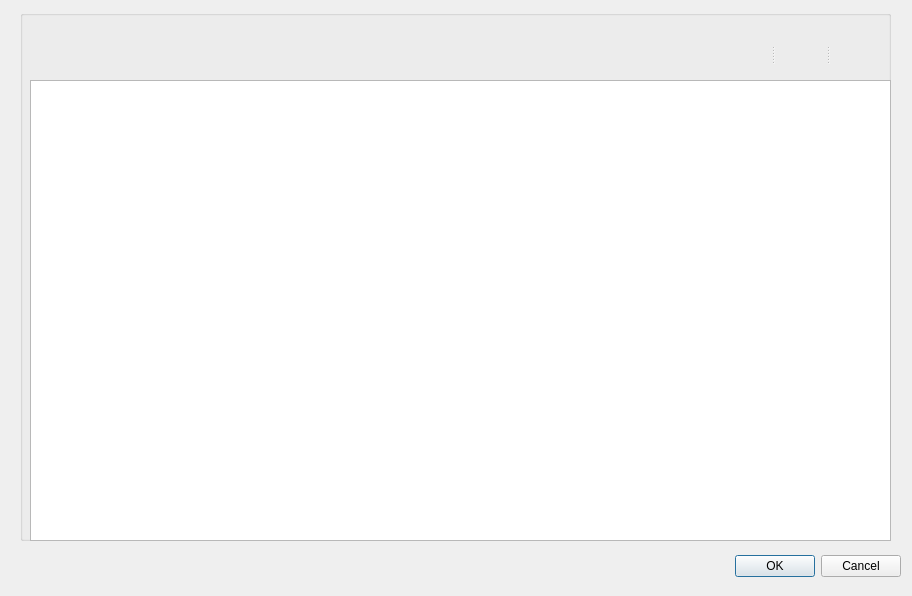
<?xml version="1.0" encoding="UTF-8"?>
<ui version="4.0">
 <class>Dialog</class>
 <widget class="QDialog" name="Dialog">
  <property name="geometry">
   <rect>
    <x>0</x>
    <y>0</y>
    <width>912</width>
    <height>596</height>
   </rect>
  </property>
  <property name="windowTitle">
   <string>Dialog</string>
  </property>
  <property name="autoFillBackground">
   <bool>false</bool>
  </property>
  <property name="styleSheet">
   <string notr="true">background-image: url(:/new/prefix1/resources/background6.jpg);</string>
  </property>
  <widget class="QDialogButtonBox" name="buttonBox">
   <property name="geometry">
    <rect>
     <x>560</x>
     <y>550</y>
     <width>341</width>
     <height>32</height>
    </rect>
   </property>
   <property name="orientation">
    <enum>Qt::Horizontal</enum>
   </property>
   <property name="standardButtons">
    <set>QDialogButtonBox::Cancel|QDialogButtonBox::Ok</set>
   </property>
  </widget>
  <widget class="QGroupBox" name="groupBox">
   <property name="geometry">
    <rect>
     <x>20</x>
     <y>10</y>
     <width>871</width>
     <height>531</height>
    </rect>
   </property>
   <property name="title">
    <string/>
   </property>
   <widget class="QTableWidget" name="tableWidget_view">
    <property name="geometry">
     <rect>
      <x>10</x>
      <y>70</y>
      <width>861</width>
      <height>461</height>
     </rect>
    </property>
   </widget>
   <widget class="QPushButton" name="pushButton_delete">
    <property name="geometry">
     <rect>
      <x>10</x>
      <y>30</y>
      <width>51</width>
      <height>27</height>
     </rect>
    </property>
    <property name="focusPolicy">
     <enum>Qt::NoFocus</enum>
    </property>
    <property name="autoFillBackground">
     <bool>false</bool>
    </property>
    <property name="text">
     <string/>
    </property>
    <property name="icon">
     <iconset resource="rs.qrc">
      <normaloff>:/new/prefix1/resources/user.png</normaloff>:/new/prefix1/resources/user.png</iconset>
    </property>
    <property name="flat">
     <bool>true</bool>
    </property>
   </widget>
   <widget class="QSplitter" name="splitter">
    <property name="geometry">
     <rect>
      <x>700</x>
      <y>30</y>
      <width>161</width>
      <height>27</height>
     </rect>
    </property>
    <property name="orientation">
     <enum>Qt::Horizontal</enum>
    </property>
    <widget class="QPushButton" name="pushButton_edit">
     <property name="focusPolicy">
      <enum>Qt::NoFocus</enum>
     </property>
     <property name="autoFillBackground">
      <bool>false</bool>
     </property>
     <property name="text">
      <string/>
     </property>
     <property name="icon">
      <iconset resource="rs.qrc">
       <normaloff>:/new/prefix1/resources/edit.png</normaloff>:/new/prefix1/resources/edit.png</iconset>
     </property>
     <property name="flat">
      <bool>true</bool>
     </property>
    </widget>
    <widget class="QPushButton" name="pushButton_setting">
     <property name="focusPolicy">
      <enum>Qt::NoFocus</enum>
     </property>
     <property name="autoFillBackground">
      <bool>false</bool>
     </property>
     <property name="text">
      <string/>
     </property>
     <property name="icon">
      <iconset resource="rs.qrc">
       <normaloff>:/new/prefix1/resources/user_search.png</normaloff>:/new/prefix1/resources/user_search.png</iconset>
     </property>
     <property name="flat">
      <bool>true</bool>
     </property>
    </widget>
    <widget class="QPushButton" name="pushButton_view">
     <property name="focusPolicy">
      <enum>Qt::NoFocus</enum>
     </property>
     <property name="autoFillBackground">
      <bool>false</bool>
     </property>
     <property name="text">
      <string/>
     </property>
     <property name="icon">
      <iconset resource="rs.qrc">
       <normaloff>:/new/prefix1/resources/show.png</normaloff>:/new/prefix1/resources/show.png</iconset>
     </property>
     <property name="flat">
      <bool>true</bool>
     </property>
    </widget>
   </widget>
  </widget>
 </widget>
 <resources>
  <include location="rs.qrc"/>
 </resources>
 <connections>
  <connection>
   <sender>buttonBox</sender>
   <signal>accepted()</signal>
   <receiver>Dialog</receiver>
   <slot>accept()</slot>
   <hints>
    <hint type="sourcelabel">
     <x>248</x>
     <y>254</y>
    </hint>
    <hint type="destinationlabel">
     <x>157</x>
     <y>274</y>
    </hint>
   </hints>
  </connection>
  <connection>
   <sender>buttonBox</sender>
   <signal>rejected()</signal>
   <receiver>Dialog</receiver>
   <slot>reject()</slot>
   <hints>
    <hint type="sourcelabel">
     <x>316</x>
     <y>260</y>
    </hint>
    <hint type="destinationlabel">
     <x>286</x>
     <y>274</y>
    </hint>
   </hints>
  </connection>
 </connections>
</ui>
